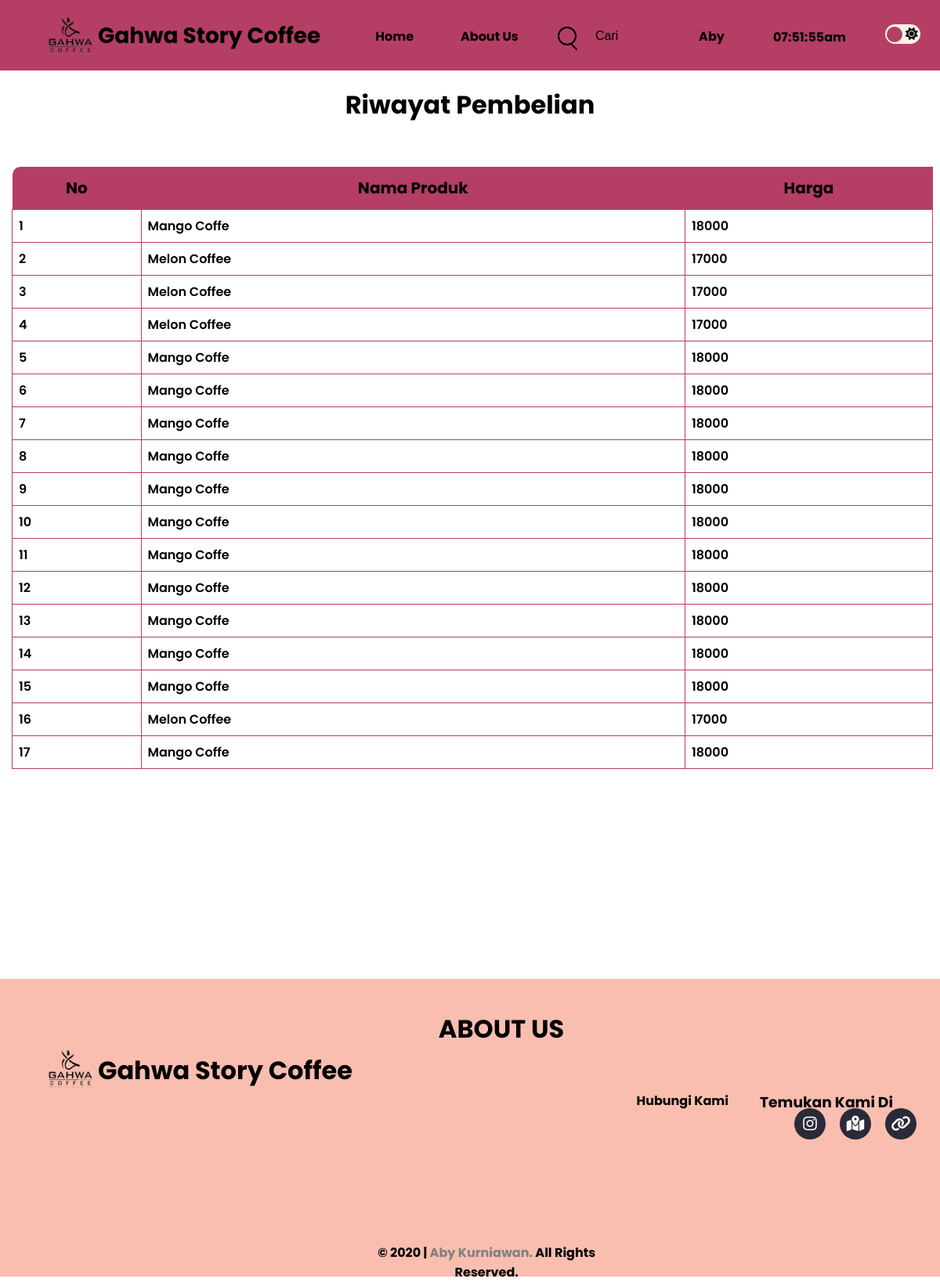
The app's page /riwayat.php (signed in) with its own data.
### tables this page shows
CREATE TABLE `pembelian` (
  `id_pembelian` int(10) NOT NULL,
  `id_user` int(10) NOT NULL,
  `id_produk` int(10) NOT NULL,
  `nama_produk` varchar(255) NOT NULL,
  `harga_produk` int(255) NOT NULL
);

CREATE TABLE `produk` (
  `id_produk` int(3) NOT NULL,
  `nama_produk` varchar(64) NOT NULL,
  `harga` int(64) NOT NULL,
  `deskripsi` varchar(255) NOT NULL,
  `foto` varchar(255) NOT NULL
);

### riwayat.php (the view, shortened to what this page needs)
<?php
    require 'koneksi.php';
    $user = $_SESSION['username']['id_user'];
    if(isset($_GET['cari'])){
        $cari = $_GET['cari'];
        $result = mysqli_query($conn, "SELECT * FROM pembelian WHERE nama_produk LIKE '%".$cari."%'");
    }else{
        $result = mysqli_query($conn, "SELECT * FROM pembelian left join produk on pembelian.id_produk = produk.id_produk where id_user = $user");
    }
    $hubungi = [];
    while ($row = mysqli_fetch_assoc($result)){
        $hubungi[] = $row;
    }
?>
<!DOCTYPE html>
<html lang="en">
<head>
    <link rel="stylesheet" href="stylesheet/style.css">
    <link rel="stylesheet" href="stylesheet/darkmode.css">
    <link rel="stylesheet" href="stylesheet/styleform.css">
</head>
<body>
    <header class="header">
        <div class="toggle">
            <div class="circle"></div>
            <div class="toggle-moon"><i class="fas fa-moon"></i></div>
            <div class="toggle-sun"><i class="fas fa-sun"></i></div>
        </div>
        <div class="datetime-masukan">
            <?php
                echo date("h:i:sa");
            ?>
        </div>
        <div class="profil">
            <a onclick="functiondropdown()" class="profil-toggle"><?php echo $_SESSION['nama']; ?> </a>
        </div>
        <a href="index.php"><img src="image/image.png" alt=""></a>
        <div class="header-logo"><a href="index.php">Gahwa Story Coffee</a></div>
        <div class="navbar">
            <nav>
                <ul>
                    <li><a href="homeuser.php">Home</a></li>
                    <li><a href="#footer-judul">About Us</a></li>
                </ul>
            </nav>
        </div>
        <form action="riwayat.php" method="GET">
            <div class="search">
                <input type="text" name="cari" placeholder="Search..." required>
            </div>
            <input type="submit" class="search-submit" value="Cari">
        </form>
    </header>
    <div class="main">
        <br>
        <br>
        <br>
        <br>
        <h1>Riwayat Pembelian</h1>
        <br>
        <table id="table-contact" style="margin-top: 20px;">
            <tr>
                <th class="th-no">No</th>
                <th>Nama Produk</th>
                <th>Harga</th>
            </tr>
            <?php $id = 1; foreach($hubungi as $hub) :?>
            <tr>
                <td><?php echo $id; ?></td>
                <td><?php echo $hub ["nama_produk"]; ?></td>
                <td><?php echo $hub ["harga_produk"]; ?></td>
            </tr>
            <?php $id++; endforeach; ?>
        </table>
    </div>
    <br>
    <br>
    <footer class="footer">
        <a href="index.php"><img src="image/image.png" alt=""></a>
        <div id="footer-judul">ABOUT US</div>
        <div class="footer-logo"><a href="index.php">Gahwa Story Coffee</a></div>
        <div class="footer-list">
            <h3 id="sosmed-footer">Temukan Kami Di</h3>
            <nav>
                <ul>
                    <li><a href="masukan.php">Hubungi Kami</a></li>
                </ul>
            </nav>
        </div>
        <div class="sosmed-container">
            <ul>
                <li>
                    <a href="https://www.instagram.com/gahwa.storycoffee/">
                        <span class="fa-brands fa-instagram"></span>
                    </a>
                </li>
                <li>
                    <a href="https://goo.gl/maps/ecuoLbXPMNgBQHwYA">
                        <span class="fa-solid fa-map-location-dot"></span>
                    </a>
                </li>
                <li>
                    <a href="https://linktr.ee/gahwastorycoffee">
                        <span class="fa-solid fa-link"></span>
                    </a>
                </li>
            </ul>
        </div>
        <div class="copyright">
            © 2020 |
            <a href="https://www.instagram.com/aby.krnwn/">Aby Kurniawan.</a>
            All Rights Reserved.
        </div>
    </footer>
</body>
</html>

### stylesheet/style.css (style rules this page uses)
* { margin: 0; padding: 0; transition: background-color 0.4s; }
html { transition: background-color 0.4s; }
body { font-family: 'Poppins', sans-serif; }
.header { background-color: #b53e65; position: fixed; justify-content: space-around; z-index: 1; display: flexbox; width: 100%; height: 90px; color: #000; }
.header a { text-decoration: none; color: #000; }
.header img { padding-top: 16px; padding-left: 60px; padding-bottom: 30px; float: left; width: 60px; height: 60px; }
.header-logo { font-size: 28px; font-weight: bold; float: left; padding: 25px 40px 25px 5px; }
.navbar { margin: auto; text-align: center; width: 100%; }
.navbar ul { position: sticky; width: 100%; }
.navbar ul li { font-weight: bold; list-style: none; float: left; }
.navbar ul li a { display: block; padding: 34px 30px; color: #000; text-decoration: none; }
.datetime-masukan { float: right; font-weight: bold; margin: 35px 25px; }
.profil { text-decoration: none; font-weight: bold; font-size: 16px; color: #000; float: right; }
.profil a { display: block; padding: 34px 37px; color: #000; text-decoration: none; }
.profil-toggle { display: inline-block; }
.search { margin: 20px; display: inline-block; position: relative; }
.search:after { content: ""; background: black; width: 2px; height: 10px; position: absolute; top: 35px; right: 2px; transform: rotate(135deg); }
.search input { color: #000; font-size: 16px; background: transparent; margin-top: 14px; width: 10px; height: 10px; padding: 5px; border: solid 2px black; outline: none; border-radius: 35px; transition: width 0.5s; }
.search input::placeholder { color: #000; opacity: 0; transition: opacity 150ms ease-out; }
.search input:focus, .search input:not(:placeholder-shown) { width: 250px; }
.search-submit { background-color: transparent; font-size: 16px; border: none; }
.main { height: 1200px; }
.footer { background-color: #f9beaf; color: #000; height: 300px; padding: 40px; }
.footer img { padding-top: 45px; padding-left: 20px; padding-bottom: 30px; float: left; width: 60px; height: 60px; }
#footer-judul { font-size: 32px; font-weight: bold; text-align: center; }
.footer-logo { padding-top: 5px; padding-left: 5px; font-size: 32px; font-weight: bold; float: left; }
.footer-logo a { text-decoration: none; color: #000; }
.footer-list ul li { list-style: none; float: right; padding: 55px 20px; font-weight: bold; }
.footer-list ul li a { text-decoration: none; color: #000; }
#sosmed-footer { float: right; padding: 55px 20px; font-weight: bold; }
.sosmed-container { float: right; }
.sosmed-container a { text-decoration: none; padding: 5px; }
.sosmed-container ul { position: absolute; display: flex; transform: translate(-50%, -50%); left: 91%; padding-top: 12%; }
.sosmed-container ul li { float: right; list-style: none; width: 40px; height: 40px; margin: 0 9px; }
.sosmed-container ul li span { border-radius: 50%; width: 100%; height: 100%; display: flex !important; background: #2a2a39; justify-content: center; align-items: center; color: #fff; font-size: 20px !important; transition: 1s ease-out; }
.copyright { font-weight: bold; position: relative; width: 80%; top: 83%; text-align: center; }
.copyright a { text-decoration: none; color: grey; }

### stylesheet/darkmode.css (style rules this page uses)
.toggle { float: right; width: 45px; height: 25px; margin: 31px 25px; border-radius: 30px; font-size: 16px; display: flex; text-align: center; align-items: center; cursor: pointer; background: #f8f3e3; color: black; }
.circle { width: 20px; height: 20px; transform: translateX(2px); border-radius: 30px; transition: 0.4s; position: absolute; background: #b53e65; }
.toggle-moon, .toggle-sun { width: 50%; }

### stylesheet/styleform.css (style rules this page uses)
table { border-collapse: collapse; width: 98%; margin-left: 15px; }
table td { border: 1px solid #b53e65; padding: 8px; font-weight: 600; }
table th { font-size: 20px; }
table th { padding-top: 12px; padding-bottom: 12px; text-align: center; background-color: #b53e65; }
.th-no { border-top-left-radius: 10px; }
h1 { text-align: center; padding: 10px; }

### records on screen
pembelian: id_produk.nama_produk "Mango Coffe", harga_produk "18000"
pembelian: id_produk.nama_produk "Melon Coffee", harga_produk "17000"
pembelian: id_produk.nama_produk "Melon Coffee", harga_produk "17000"
pembelian: id_produk.nama_produk "Melon Coffee", harga_produk "17000"
pembelian: id_produk.nama_produk "Mango Coffe", harga_produk "18000"
pembelian: id_produk.nama_produk "Mango Coffe", harga_produk "18000"
pembelian: id_produk.nama_produk "Mango Coffe", harga_produk "18000"
pembelian: id_produk.nama_produk "Mango Coffe", harga_produk "18000"
pembelian: id_produk.nama_produk "Mango Coffe", harga_produk "18000"
pembelian: id_produk.nama_produk "Mango Coffe", harga_produk "18000"
pembelian: id_produk.nama_produk "Mango Coffe", harga_produk "18000"
pembelian: id_produk.nama_produk "Mango Coffe", harga_produk "18000"
pembelian: id_produk.nama_produk "Mango Coffe", harga_produk "18000"
pembelian: id_produk.nama_produk "Mango Coffe", harga_produk "18000"
pembelian: id_produk.nama_produk "Mango Coffe", harga_produk "18000"
pembelian: id_produk.nama_produk "Melon Coffee", harga_produk "17000"
pembelian: id_produk.nama_produk "Mango Coffe", harga_produk "18000"

### other values on screen
$_SESSION['nama'] "Aby"
